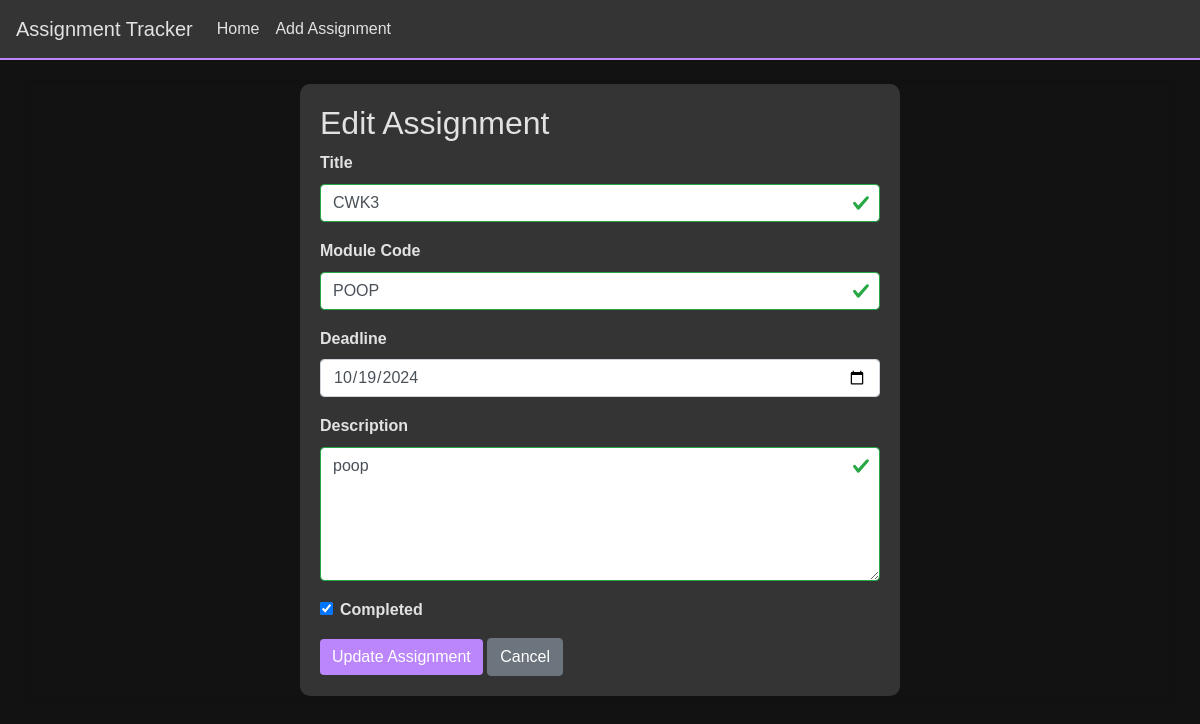
Page /edit-assignment/5 on the committed database.
### app/models.py (models this page shows, shortened)
class Assignment(db.Model):
    id = db.Column(db.Integer, primary_key=True)
    title = db.Column(db.String(100), nullable=False)  # Assessment title
    module_code = db.Column(db.String(20), nullable=False)  # Module code
    deadline = db.Column(db.DateTime, nullable=False)  # Deadline date
    description = db.Column(db.Text, nullable=True)  # Short description
    is_completed = db.Column(db.Boolean, default=False)  # Completion status
    date_created = db.Column(db.DateTime, default=datetime.utcnow)  # Timestamp for when the assignment was added

### app/views.py (the view, shortened to what this page needs)
@app.route("/edit-assignment/<int:assignment_id>", methods=['GET','Post'])
def edit_assignment(assignment_id):
    assignment = Assignment.query.get(assignment_id)
    if assignment is None:
        return render_template("404.html", message="Assignment doesn't exist!"), 404
    form = AssignmentForm(object=assignment)
    return render_template("edit_assignment.html", form=form, assignment=assignment)

### app/forms.py (shortened to what this page needs)
class AssignmentForm(FlaskForm):
    title = StringField('Assignment Title', validators=[DataRequired()])
    module_code = StringField('Module Code', validators=[DataRequired()])
    deadline = DateField('Deadline (YYYY-MM-DD)', format='%Y-%m-%d', validators=[DataRequired()])
    description = TextAreaField('Description', validators=[DataRequired()])
    is_completed = BooleanField('Completed?')
    submit = SubmitField('Submit')

### app/templates/edit_assignment.html (shortened to what this page needs)
{% extends "base.html" %}
{% block head%}
    <link rel="stylesheet" href="../static/deadlineValidationStyles.css">
    <link rel="stylesheet" href="../static/editStyles.css">
{% endblock %}
{% block content %}
<div class="edit-assignment-form">
    <h2>Edit Assignment</h2>
    <form method="POST" action="{{ url_for('edit_assignment', assignment_id=assignment.id) }}">
        <div class="form-group">
            <label for="title">Title</label>
            {{ form.title(class="form-control", id="title", value=assignment.title) }}
        </div>
        <div class="form-group">
            <label for="module_code">Module Code</label>
            {{ form.module_code(class="form-control", id="module_code", value=assignment.module_code) }}
        </div>
        <div class="form-group">
            <label for="deadline">Deadline</label>
            {{ form.deadline(class='form-control', value=assignment.deadline.strftime('%Y-%m-%d')) }}
        </div>
        <div class="form-group">
            <label for="description">Description</label>
            <textarea class="form-control" id="description" name="description" rows="5">{{ assignment.description }}</textarea>
        </div>
        <div class="form-group form-check">
            {{ form.is_completed(class="form-check-input", id="is_completed", checked=assignment.is_completed) }}
            <label class="form-check-label" for="is_completed">Completed</label>
        </div>
        <button type="submit" class="btn btn-primary" id="submitBtn">Update Assignment</button>
        <a href="{{ url_for('index') }}" class="btn btn-secondary">Cancel</a>
    </form>
</div>
{% endblock %}

### app/static/editStyles.css (style rules this page uses)
.edit-assignment-form { background-color: #343434; padding: 20px; border-radius: 10px; color: #e2e2e2; max-width: 600px; margin: 0 auto; }
.form-group { margin-bottom: 15px; }
label { display: block; margin-bottom: 5px; font-weight: bold; color: #e2e2e2; }
.form-control { background-color: #494949; color: #e2e2e2; border: 1px solid #6c757d; padding: 10px; border-radius: 5px; }
.btn-primary { background-color: #6a5acd; border-color: #6a5acd; }
.btn-secondary { background-color: #555555; border-color: #555555; }
.btn { padding: 10px 20px; border-radius: 5px; color: #fff; }

### app/static/baseStyles.css (style rules this page uses)
body { font-family: Arial, sans-serif; background-color: #121212; color: #E2E2E2; line-height: 1.6; }
.btn-primary { background-color: #BB86FC; border: none; }

### rows in the picture
Assignment: title "CWK3", module_code "POOP", deadline "10/19/2024", description "poop", is_completed "☑"
